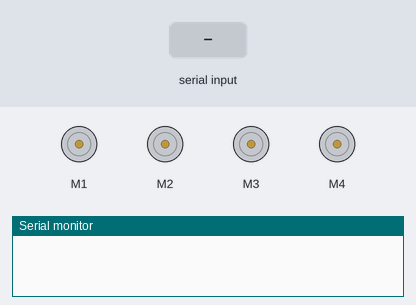
This sketch was run on a simulated Arduino Uno, built with avr-gcc and run on an emulated ATmega328P. Parts: 4 × DC motor (green arrow = forward, orange = backward, longer = faster), the last lines printed to the serial monitor. The inputs (shaded band) are chosen by the test bench.

Above: at 1.2 s.
1.3 s: "90,45\n" received over Serial
At 1.8 s:
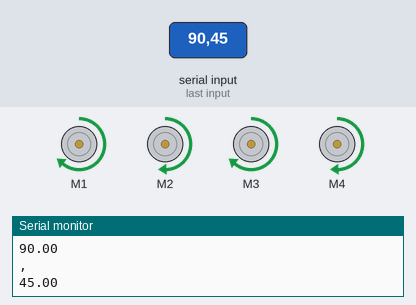
2.8 s: "30,150\n" received over Serial
At 4.0 s:
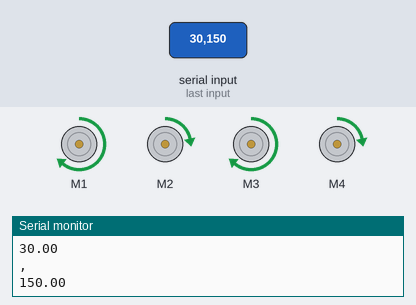
4.3 s: "5\n" received over Serial
At 5.1 s:
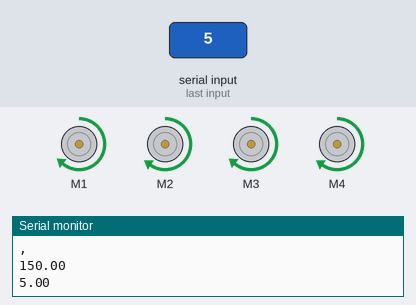
5.8 s: "200\n" received over Serial
At 6.3 s:
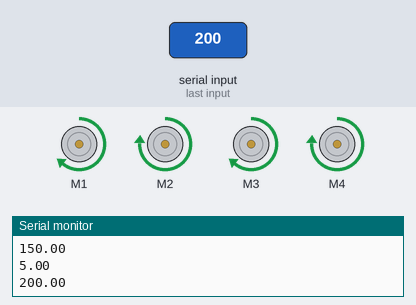
7.3 s: "90\n" received over Serial
At 8.5 s:
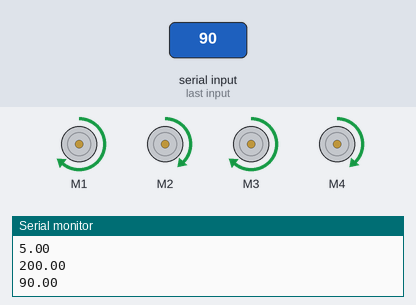
8.8 s: "r,45\n" received over Serial
At 9.9 s:
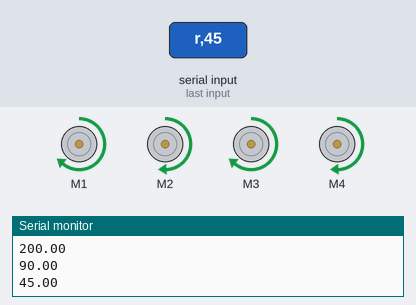
Timing chart, 0 to 11.3 s (numbered marks = the images above; inputs shaded):
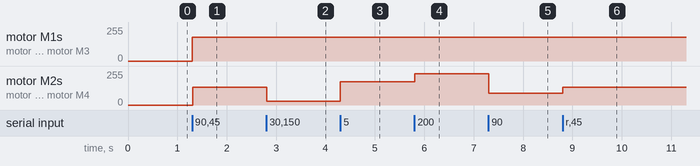

Measured:
- after the input at 1.3 s, motor M1, motor M3: stopped → forward 180/255 at once; motor M2, motor M4: stopped → forward 135/255 at once
- after the input at 2.8 s, motor M2, motor M4: forward 135/255 → forward 30/255 at once
- after the input at 4.3 s, motor M2, motor M4: forward 30/255 → forward 175/255 at once
- after the input at 5.8 s, motor M2, motor M4: forward 175/255 → forward 236/255 at once
- after the input at 7.3 s, motor M2, motor M4: forward 236/255 → forward 90/255 at once
- after the input at 8.8 s, motor M2, motor M4: forward 90/255 → forward 135/255 at once

The sketch:

angles_trial_1.ino
```cpp
 #include <AFMotor.h> //Adafruit Motor Shield Library. First you must download and install AFMotor library

  AF_DCMotor motor1 (1, MOTOR12_1KHZ); //create motor #1 using M1 output on Motor Drive Shield, set to 1kHz PWM frequency
  AF_DCMotor motor2 (2, MOTOR12_1KHZ); //create motor #2 using M2 output on Motor Drive Shield, set to 1kHz PWM frequency
  AF_DCMotor motor3 (3, MOTOR12_1KHZ); //create motor #1 using M1 output on Motor Drive Shield, set to 1kHz PWM frequency
  AF_DCMotor motor4 (4, MOTOR12_1KHZ); //create motor #2 using M2 output on Motor Drive Shield, set to 1kHz PWM frequency

float x;
char g;
float sp=180;

 void setup() {
  // put your setup code here, to run once:
Serial.begin(9600); //start serial IN CASE WE NEED TO PRINT DEBUGGING INFO
}

void loop() {
  // put your main code here, to run repeatedly:


//currentMillis=millis();  //get the current time (actually the number of milliseconds since the program started)
if (Serial.available()>0)
{   x=Serial.parseFloat();  //enter the degree
    Serial.println(x);

     if (Serial.available()>0)
     {    g= Serial.read();
          Serial.println(g);

          if(g=='r')                 //turn right with x degrees
         {      right_angle();   }


          if (g='l')              //turn left with x degrees
         {      left_angle();    }

     }
}

}

void right_angle()
{

  motor1.run(FORWARD);
  motor1.setSpeed(sp-x);
  motor2.run(FORWARD);
  motor2.setSpeed(sp);
  motor3.run(FORWARD);
  motor3.setSpeed(sp-x);
  motor4.run(FORWARD);
  motor4.setSpeed(sp);
}


void left_angle()
{

  motor1.run(FORWARD);
  motor1.setSpeed(sp);
  motor2.run(FORWARD);
  motor2.setSpeed(sp-x);
  motor3.run(FORWARD);
  motor3.setSpeed(sp);
  motor4.run(FORWARD);
  motor4.setSpeed(sp-x);
}
```
